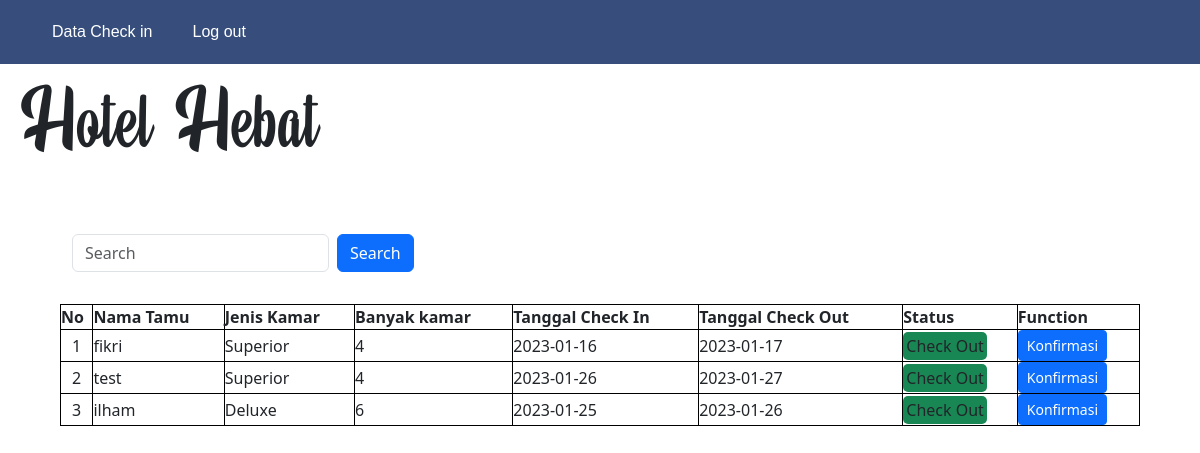
The app's page /resepsionis/index.php with its own data.
### tables this page shows
CREATE TABLE `pesan` (
  `id_pesan` int(11) NOT NULL,
  `id_kamar` int(11) NOT NULL,
  `banyak_kamar` int(11) NOT NULL,
  `nama_pemesan` varchar(25) NOT NULL,
  `nama_tamu` varchar(25) NOT NULL,
  `jeniskelamin` enum('Laki-laki','Perempuan') NOT NULL,
  `alamat` text NOT NULL,
  `tlp` int(13) NOT NULL,
  `tgl_checkin` date NOT NULL,
  `tgl_checkout` date NOT NULL,
  `status` int(1) NOT NULL DEFAULT 0
);

CREATE TABLE `jenis_kamar` (
  `id_jeniskamar` int(11) NOT NULL,
  `nama_kamar` varchar(50) NOT NULL,
  `Fasilitas` text NOT NULL,
  `gambar` text NOT NULL
);

### resepsionis/index.php (the view, shortened to what this page needs)
<!DOCTYPE html>
<html lang="en">
<head>
    <link rel="stylesheet" href="https://cdn.jsdelivr.net/npm/bootstrap@5.3.0-alpha1/dist/css/bootstrap.min.css">
    <link rel="stylesheet" href="style.css">
</head>
<body>
    <?php
    include "headerres.php";
    ?>
    <br>
    <h1 class="text">Hotel Hebat</h1>
    <br>
    <nav class="navbar">
  <div class="container-fluid">
    <form class="d-flex" role="search" method="POST">
      <input class="form-control me-2" type="search" placeholder="Search" aria-label="Search" name="cari">
      <button class="btn btn-primary" type="submit">Search</button>
    </form>
  </div>
</nav>
    <br>
    <center>
    <table >
        <tr>
            <th>No</th>
            <th>Nama Tamu</th>
            <th>Jenis Kamar</th>
            <th>Banyak kamar</th>
            <th>Tanggal Check In</th>
            <th>Tanggal Check Out</th>
            <th>Status</th>
            <th>Function</th>
        </tr>
        <?php
        include '../koneksi.php';
        $select = mysqli_query($conn, "SELECT pesan.nama_tamu, jenis_kamar.nama_kamar, pesan.banyak_kamar, pesan.tgl_checkin, pesan.tgl_checkout, pesan.status, pesan.id_pesan FROM pesan, kamar, jenis_kamar WHERE kamar.id_kamar = pesan.id_kamar AND jenis_kamar.id_jeniskamar = kamar.id_jenis_kamar");
        $nomor = 1;
        while($hasil = mysqli_fetch_array($select)){
        ?>
        <tr>
            <td><center><?= $nomor++;?></center></td>
            <td><?= $hasil['nama_tamu']?></td>
            <td><?= $hasil['nama_kamar']?></td>
            <td><?= $hasil['banyak_kamar']?></td>
            <td><?= $hasil['tgl_checkin']?></td>
            <td><?= $hasil['tgl_checkout']?></td>
            <td>
                <?php
                if($hasil['status']==0){ ?>
                <span class="badge bg-warning">Check In </span>
                <?php } else { ?>
                    <span class="bagde bg-success">Check Out</span>
                    <?php } ?>
            </td>
            <td>
                <form action="aksikonfirmasi.php" method="POST">
                    <button name="Simpan" class="btn btn-sm btn-primary">Konfirmasi</button>
                </form>
            </td>
        </tr>
        <?php }?>
    </table>
    </center>
</body>
</html>

### resepsionis/headerres.php (shortened to what this page needs)
<!DOCTYPE html>
<html lang="en">
<head>
    <link rel="stylesheet" href="header.css">
</head>
<body>
    <div class="head">
        <header>
    <ul class="nav-menu">
        <li class="active"><a href="../resepsionis/index.php">Data Check in</a></li>
        <li class="active"><a href="../logout.php">Log out</a></li>
        </header>
    </div>
</body>
</html>

### resepsionis/style.css (style rules this page uses)
.text { font-family: "hotek"; font-size: 75px; padding: 20px; padding-top: 10px; position: relative; margin-top: 50px; }
table { width: 90%; max-width: 1600px; border-spacing: 0; }
table th, td { border: 1px solid black; }
.navbar { margin-left: 60px; }

### resepsionis/header.css (style rules this page uses)
*,html, body { margin: 0; padding: 0; }
.head { background-color: #72ebef; }
header { background-color: #72ebef; width: 100pv; }
header ul { background-color: #374e7c; float: left; width: 100%; }
header ul li { display: inline-block; }
header ul li a { padding: 25px 20px; display: inline-block; text-decoration: none; color: white; font-family: 'Montserrat', sans-serif; }
.nav-menu { display: flex; list-style: none; }
.nav-menu li a { padding:20px; display: inline-block; }

### resepsionis/index.php (style rules this page uses)
.bagde { border-radius: 5px; padding:3px; }

### records on screen
pesan: nama_tamu "fikri", jenis_kamar.nama_kamar "Superior", banyak_kamar "4", tgl_checkin "2023-01-16", tgl_checkout "2023-01-17", status "Check Out"
pesan: nama_tamu "test", jenis_kamar.nama_kamar "Superior", banyak_kamar "4", tgl_checkin "2023-01-26", tgl_checkout "2023-01-27", status "Check Out"
pesan: nama_tamu "ilham", jenis_kamar.nama_kamar "Deluxe", banyak_kamar "6", tgl_checkin "2023-01-25", tgl_checkout "2023-01-26", status "Check Out"
